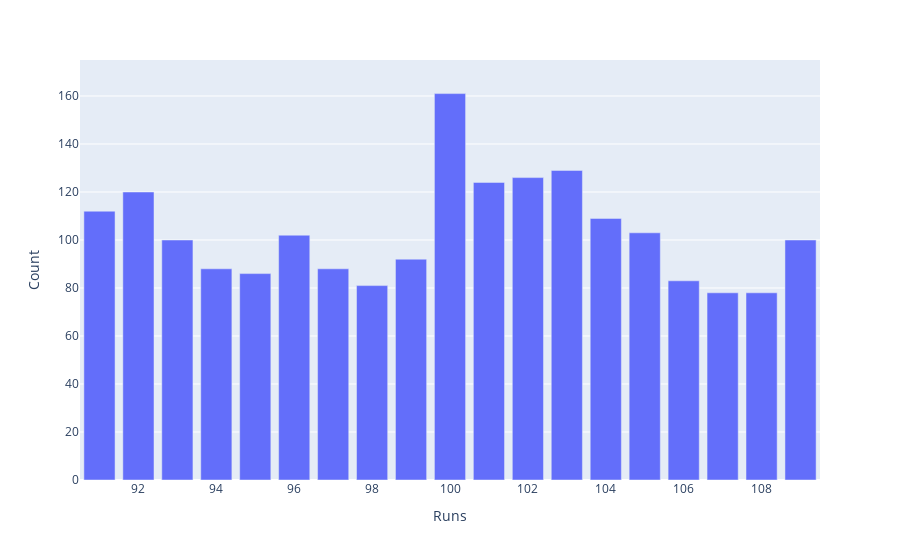

The code cell stored with this chart in its notebook:
### Code cell
fig3 = px.bar(new, x='Runs', y='Count')
fig3.update_yaxes(range=[0,175])
fig3.update_xaxes(range=[90.5,109.5])
fig3.show()

### Figure 1 — Plotly figure (JSON) as saved in the notebook; plotly's stock layout.template omitted (floating-point values rounded to 4 significant figures; data arrays with more than 128 entries replaced by an {"elided": "..."} marker saying what was removed)
{"data": [{"alignmentgroup": "True", "hovertemplate": "Runs=%{x}<br>Count=%{y}<extra></extra>", "legendgroup": "", "marker": {"color": "#636efa"}, "name": "", "offsetgroup": "", "orientation": "v", "showlegend": false, "textposition": "auto", "type": "bar", "x": {"elided": "306 int values"}, "xaxis": "x", "y": {"elided": "306 int values"}, "yaxis": "y"}], "layout": {"barmode": "relative", "legend": {"tracegroupgap": 0}, "margin": {"t": 60}, "xaxis": {"anchor": "y", "domain": [0, 1], "range": [90.5, 109.5], "title": {"text": "Runs"}}, "yaxis": {"anchor": "x", "domain": [0, 1], "range": [0, 175], "title": {"text": "Count"}}}}
